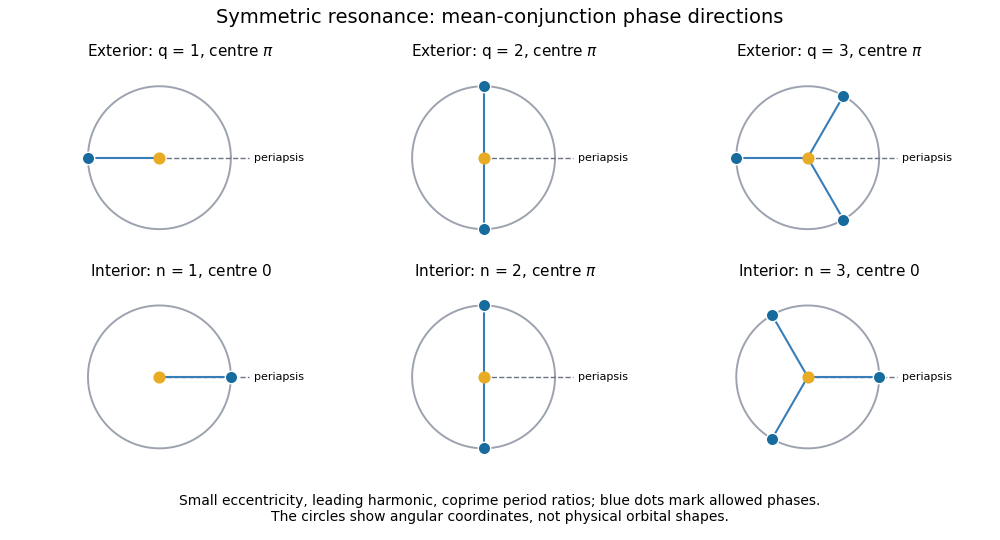

Write Python code to recreate this figure.
"""Original mean-phase geometry; output an opaque PNG in the current directory."""
import numpy as np
import matplotlib
matplotlib.use("Agg")
import matplotlib.pyplot as plt
from pathlib import Path

def main():
    fig, axes = plt.subplots(2, 3, figsize=(10, 5.4), dpi=100, facecolor="white")
    exterior = [[np.pi], [np.pi/2, 3*np.pi/2], [np.pi/3, np.pi, 5*np.pi/3]]
    interior = [[0], [np.pi/2, 3*np.pi/2], [0, 2*np.pi/3, 4*np.pi/3]]
    circle = np.linspace(0, 2*np.pi, 400)
    for row, phase_sets in enumerate([exterior, interior]):
        for col, phases in enumerate(phase_sets):
            ax = axes[row, col]
            ax.plot(np.cos(circle), np.sin(circle), color="#9ca3af", lw=1.4)
            ax.scatter([0], [0], color="#e9ab24", s=60, zorder=3)
            ax.plot([0, 1.25], [0, 0], "--", color="#6b7280", lw=1)
            ax.text(1.32, 0, "periapsis", ha="left", va="center", fontsize=8)
            for phase in phases:
                x, y = np.cos(phase), np.sin(phase)
                ax.plot([0, x], [0, y], color="#377eb8", lw=1.5)
                ax.scatter([x], [y], s=80, color="#176b9d", edgecolor="white", zorder=4)
            angle = r"$\pi$" if row == 0 or col == 1 else r"$0$"
            order = "q" if row == 0 else "n"
            kind = "Exterior" if row == 0 else "Interior"
            ax.set_title(f"{kind}: {order} = {col+1}, centre {angle}", fontsize=11)
            ax.set_xlim(-1.4, 2.0); ax.set_ylim(-1.3, 1.3)
            ax.set_aspect("equal"); ax.axis("off")
    fig.suptitle("Symmetric resonance: mean-conjunction phase directions", fontsize=14, y=.985)
    fig.text(.5, .035, "Small eccentricity, leading harmonic, coprime period ratios; blue dots mark allowed phases.\nThe circles show angular coordinates, not physical orbital shapes.", ha="center", fontsize=10)
    fig.subplots_adjust(left=.025, right=.985, top=.88, bottom=.13, hspace=.18, wspace=.04)
    fig.savefig(Path.cwd()/"2017-iii-paper-316-resonance-conjunctions.png", dpi=100, facecolor="white", transparent=False)
    plt.close(fig)

if __name__ == "__main__":
    main()
